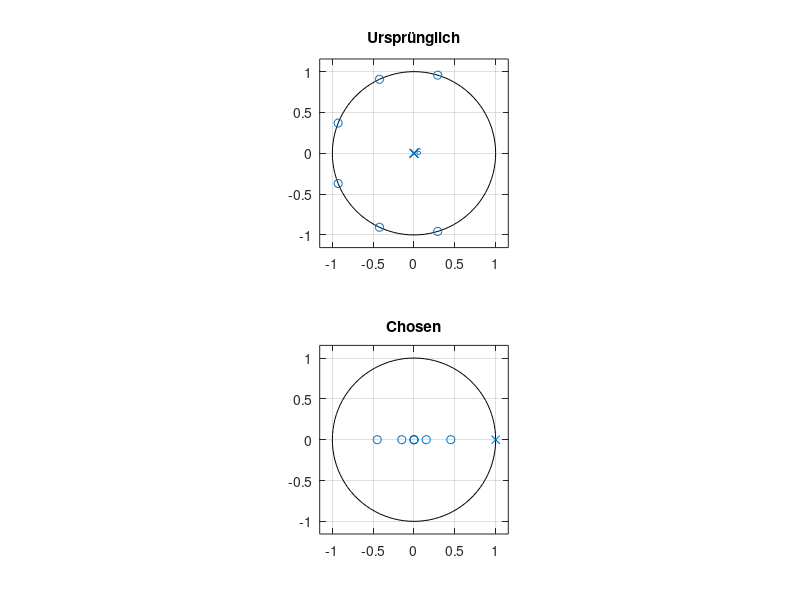
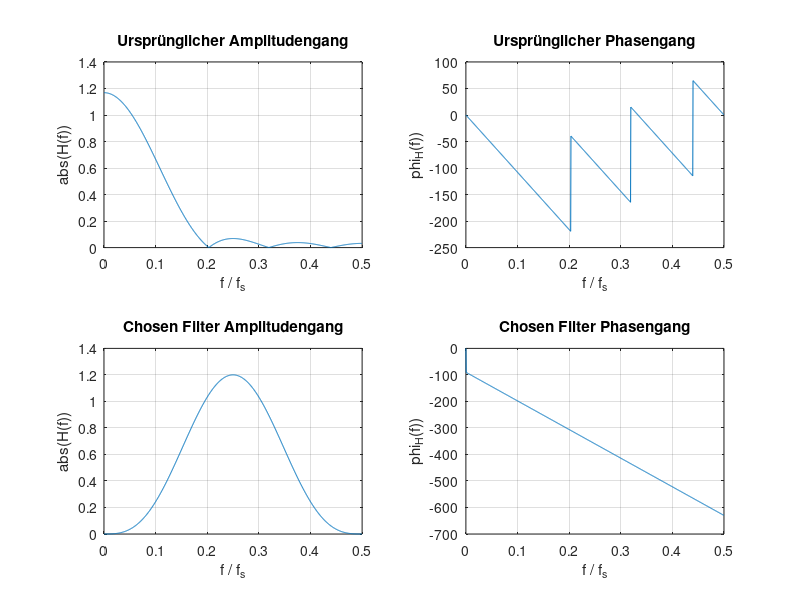

MATLAB code for these plots, in order:
clear all; clc; close all;

% Aufgabe 2 Blatt 3 Filtertransformationen
fs = 1;

%%%% PARAMS
b = [0.0750    0.1592    0.2251    0.2500    0.2251    0.1592    0.0750];
disp("Ausgangs b")
disp(b)
%% ADJUST FILTER LOWER 
f0 = fs/4;

%%%%%%%%%%%
ord = length(b)-1;
omega_0 = 2 * pi * f0/ fs;


% TP -> BP
n = [1:ord+1];
b_tp_bp = zeros(ord+1,1);
%disp(n)
is_symetric = b(1)==b(ord+1);
if is_symetric
    for i = n
        b_tp_bp(i) = 2 * cos((i-1)*omega_0* 1/fs)* b(i);
    end
else
    for i = n
        b_tp_bp(i) = 2 * sin((i-1)*omega_0* 1/fs)* b(i);
    end
end
disp("TP - BP transformation")
disp(transpose(b_tp_bp));

% TP -> HP
pattern = [1, -1];
pattern = repmat(pattern,1,ord+1);
pattern = pattern(1:ord+1);
b_tp_hp = pattern.*b;
disp("TP - HP transformation:")
disp(b_tp_hp);

% Komplementärfilter BP -> BS; BS -> BP
b_comp = -b;  
b_comp(ceil(ord/2)+1) = b_comp(ceil(ord/2)+1)+1;
disp("Komplementär BS - BP Transformation")
disp(b_comp)


%%%%%%%% ADJUST THE FILTER!
b_chosen = b_tp_bp; % b_tp_hp, b_comp, b_tp_bp
%%%%%%%%%%%% 


figure(1)

subplot(2,1,1)
zplane(b,1)
title("Ursprünglich")
subplot(2,1,2)
zplane(b_chosen,1)
title("Chosen")

figure(2)
subplot(2,2,1);
[H,f] = freqz(b,1,1000,fs);
plot(f,abs(H));grid;
title("Ursprünglicher Amplitudengang")
xlabel('f / f_s'); ylabel('abs(H(f))');

subplot(2,2,2);
plot(f,180*unwrap(angle(H))/pi);
title("Ursprünglicher Phasengang")
grid;
xlabel('f / f_s'); ylabel('phi_H(f))');


subplot(2,2,3);
[H_new,f] = freqz(b_chosen,1,1000,fs);
plot(f,abs(H_new));grid;
title("Chosen Filter Amplitudengang")
xlabel('f / f_s'); ylabel('abs(H(f))');

subplot(2,2,4);
plot(f,180*unwrap(angle(H_new))/pi);
title("Chosen Filter Phasengang")
grid;
xlabel('f / f_s'); ylabel('phi_H(f))');